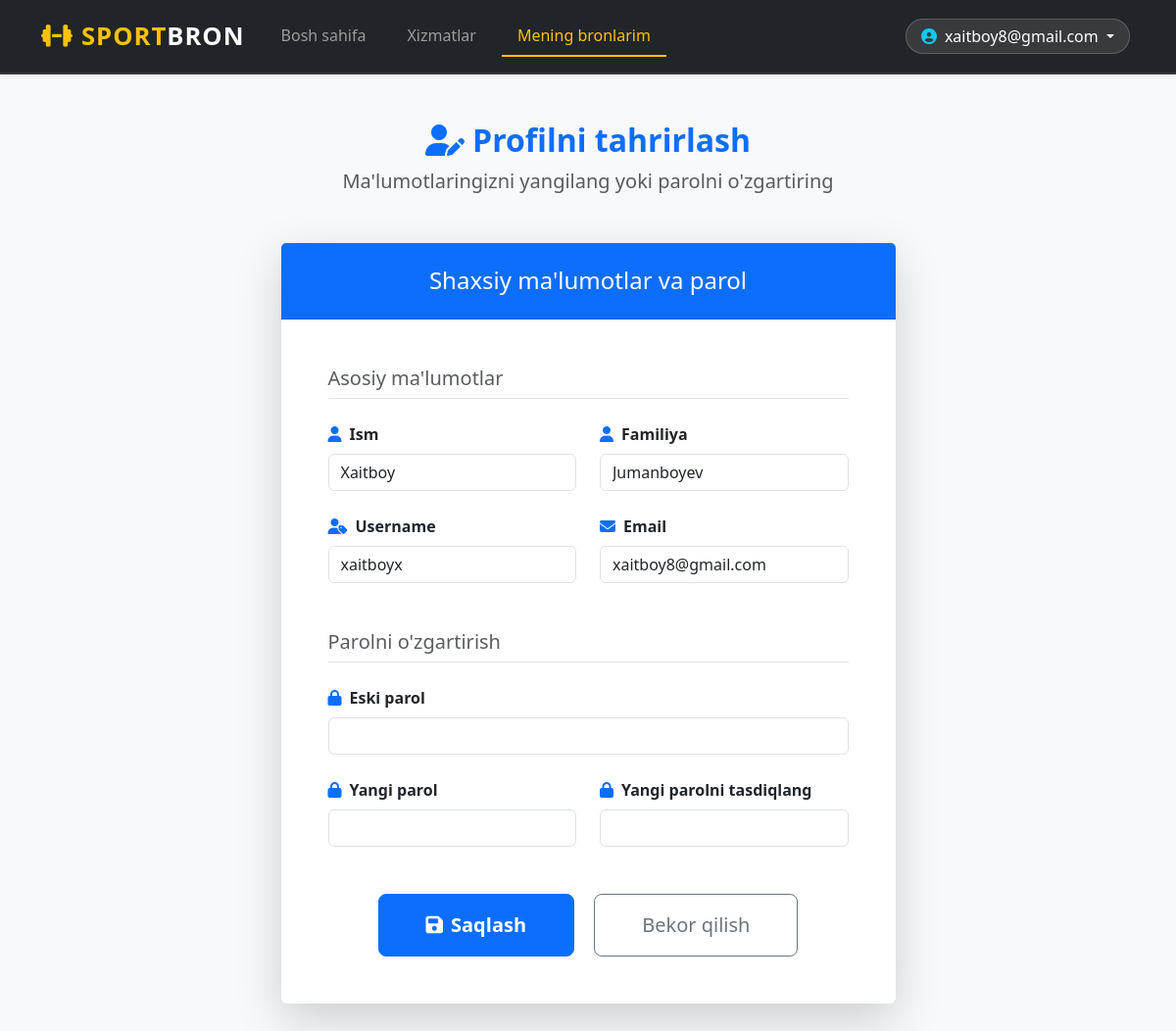
/users/edit_profile/ (signed in), run on the app's committed database.
### users/models.py (models this page shows)
class User(AbstractUser):
    email = models.EmailField(unique=True)
    strike_count = models.IntegerField(default=0)
    blocked_until = models.DateTimeField(null=True, blank=True)
    is_email_verified = models.BooleanField(default=False)
    USERNAME_FIELD = "email"
    REQUIRED_FIELDS = ["username"]

### users/views.py (the view)
# urls.py: path("edit_profile/", edit_profile, name="edit_profile"),
@login_required
def edit_profile(request):
    if request.method == "POST":
        profile_form = ProfileUpdateForm(request.POST, instance=request.user)
        password_form = CustomPasswordChangeForm(user=request.user, data=request.POST)
        if profile_form.is_valid() and password_form.is_valid():
            profile_form.save()
            password_form.save()  # parolni yangilaydi
            messages.success(request, "Ma'lumotlar va parol muvaffaqiyatli yangilandi!")
            return redirect("profile")
        else:
            messages.error(request, "Forma xatolari bor. Tekshirib ko'ring.")
    else:
        profile_form = ProfileUpdateForm(instance=request.user)
        password_form = CustomPasswordChangeForm(user=request.user)
    context = {
        'profile_form': profile_form,
        'password_form': password_form,
        'title': "Profilni tahrirlash",
    }
    return render(request, "edit_profile.html", context)

### users/forms.py
class ProfileUpdateForm(forms.ModelForm):
    class Meta:
        model = User
        fields = ["first_name", "last_name", "username", "email"]
        widgets = {
            'first_name': forms.TextInput(attrs={'class': 'form-control'}),
            'last_name': forms.TextInput(attrs={'class': 'form-control'}),
            'username': forms.TextInput(attrs={'class': 'form-control'}),
            'email': forms.EmailInput(attrs={'class': 'form-control'}),
        }

class CustomPasswordChangeForm(PasswordChangeForm):
    def __init__(self, *args, **kwargs):
        super().__init__(*args, **kwargs)
        self.fields['old_password'].widget.attrs.update({'class': 'form-control'})
        self.fields['new_password1'].widget.attrs.update({'class': 'form-control'})
        self.fields['new_password2'].widget.attrs.update({'class': 'form-control'})

### templates/edit_profile.html (shortened to what this page needs)
{% extends "base.html" %}
{% block content %}
<div class="container my-5">
    <div class="row justify-content-center">
        <div class="col-lg-7 col-md-9">
            <div class="text-center mb-5">
                <h2 class="fw-bold text-primary">
                    <i class="fas fa-user-edit me-2"></i>Profilni tahrirlash
                </h2>
                <p class="text-muted lead">Ma'lumotlaringizni yangilang yoki parolni o'zgartiring</p>
            </div>
            <div class="card shadow-lg border-0">
                <div class="card-header bg-primary text-white text-center py-4">
                    <h4 class="mb-0">Shaxsiy ma'lumotlar va parol</h4>
                </div>
                <div class="card-body p-5">
                    <form method="post" novalidate>
                        <h5 class="mb-4 text-muted border-bottom pb-2">Asosiy ma'lumotlar</h5>
                        <div class="row g-4 mb-5">
                            <div class="col-md-6">
                                <label class="form-label fw-bold"><i class="fas fa-user me-2 text-primary"></i>Ism</label>
                                {{ profile_form.first_name }}
                            </div>
                            <div class="col-md-6">
                                <label class="form-label fw-bold"><i class="fas fa-user me-2 text-primary"></i>Familiya</label>
                                {{ profile_form.last_name }}
                            </div>
                            <div class="col-md-6">
                                <label class="form-label fw-bold"><i class="fas fa-user-tag me-2 text-primary"></i>Username</label>
                                {{ profile_form.username }}
                            </div>
                            <div class="col-md-6">
                                <label class="form-label fw-bold"><i class="fas fa-envelope me-2 text-primary"></i>Email</label>
                                {{ profile_form.email }}
                            </div>
                        </div>
                        <h5 class="mb-4 text-muted border-bottom pb-2">Parolni o'zgartirish</h5>
                        <div class="row g-4">
                            <div class="col-12">
                                <label class="form-label fw-bold"><i class="fas fa-lock me-2 text-primary"></i>Eski parol</label>
                                {{ password_form.old_password }}
                            </div>
                            <div class="col-md-6">
                                <label class="form-label fw-bold"><i class="fas fa-lock me-2 text-primary"></i>Yangi parol</label>
                                {{ password_form.new_password1 }}
                            </div>
                            <div class="col-md-6">
                                <label class="form-label fw-bold"><i class="fas fa-lock me-2 text-primary"></i>Yangi parolni tasdiqlang</label>
                                {{ password_form.new_password2 }}
                            </div>
                        </div>
                        <div class="text-center mt-5">
                            <button type="submit" class="btn btn-primary btn-lg px-5 py-3 fw-bold">
                                <i class="fas fa-save me-2"></i>Saqlash
                            </button>
                            <a href="{% url 'profile' %}" class="btn btn-outline-secondary btn-lg px-5 py-3 ms-3">
                                Bekor qilish
                            </a>
                        </div>
                    </form>
                </div>
            </div>
        </div>
    </div>
</div>
{% endblock %}

### templates/base.html (shortened to what this page needs)
{% load static %}
<!DOCTYPE html>
<html lang="uz">
<head>
    <link href="https://cdn.jsdelivr.net/npm/bootstrap@5.3.3/dist/css/bootstrap.min.css" rel="stylesheet">
    <link rel="stylesheet" href="https://cdnjs.cloudflare.com/ajax/libs/font-awesome/6.5.0/css/all.min.css">
</head>
<body>
<nav class="navbar navbar-expand-lg navbar-dark bg-dark shadow-sm sticky-top">
    <div class="container">
        <a class="navbar-brand fw-bold text-warning" href="{% url 'home' %}">
            <i class="fas fa-dumbbell me-2"></i>SPORT<span class="text-white">BRON</span>
        </a>
        <div class="collapse navbar-collapse" id="navbarContent">
            <ul class="navbar-nav me-auto mb-2 mb-lg-0">
                <li class="nav-item">
                    <a class="nav-link {% if request.resolver_match.url_name == 'home' %}active{% endif %}" href="{% url 'home' %}">Bosh sahifa</a>
                </li>
                {% if user.is_authenticated %}
                    <li class="nav-item">
                        <a class="nav-link {% if 'service' in request.path %}active{% endif %}" href="{% url 'facilities:service_list' %}">Xizmatlar</a>
                    </li>
                    <li class="nav-item">
                        <a class="nav-link {% if 'profile' in request.path %}active{% endif %}" href="{% url 'profile' %}">Mening bronlarim</a>
                    </li>
                {% endif %}
            </ul>
            <ul class="navbar-nav ms-auto align-items-center">
                {% if user.is_authenticated %}
                    <li class="nav-item dropdown">
                        <a class="nav-link dropdown-toggle user-dropdown-btn text-white" href="#" id="userDropdown" role="button" data-bs-toggle="dropdown" aria-expanded="false">
                            <i class="fas fa-user-circle me-2 text-info"></i>{{ user.email|truncatechars:20 }}
                        </a>
                    </li>
                {% endif %}
            </ul>
        </div>
    </div>
</nav>
<main class="container mt-4 mb-5">
    {% block content %}{% endblock %}
</main>
</body>
</html>

### templates/base.html (style rules this page uses)
:root { --primary-color: #0d6efd; --accent-color: #ffc107; }
body { background-color: #f8f9fa; font-family: 'Segoe UI', Tahoma, Geneva, Verdana, sans-serif; }
.navbar { padding: 0.8rem 0; border-bottom: 2px solid rgba(255, 255, 255, 0.1); }
.navbar-brand { font-size: 1.6rem; letter-spacing: 1px; }
.nav-link { font-weight: 500; transition: all 0.3s ease; margin: 0 5px; padding: 0.5rem 1rem !important; }
.active { color: var(--accent-color) !important; border-bottom: 2px solid var(--accent-color); }
.user-dropdown-btn { background: rgba(255, 255, 255, 0.1); border-radius: 50px; padding: 5px 15px !important; border: 1px solid rgba(255, 255, 255, 0.2); }

### data on the page
User: email "xaitboy8@gmail.com", first_name "Xaitboy", last_name "Jumanboyev", username "xaitboyx"
